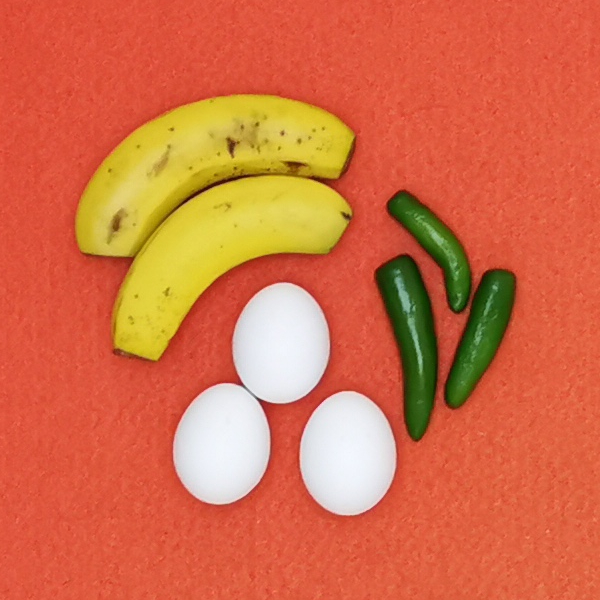
#> input picture Bayesian Classifier/Entrenamiento1.jpg, 600 x 600 px
$ python Ejercicio5.py
#> lines starting #> are read from the running program, lines starting #| are printed output that depends on the picture
#> the answer given: ../Bayesian Classifier/Entrenamiento1.jpg
from PIL import Image
import numpy as np
import matplotlib.pyplot as plt
from skimage import io, color
from tkinter import Tk, filedialog

def cargar_y_preparar_imagen(ruta_imagen):
    # Cargar la imagen
    imagen = Image.open(ruta_imagen)
#> imagen is the input picture: PIL image 600x600 RGB; mean R, G, B 212.5, 109.3, 71
    # Convertir a escala de grises
    imagen_gris = imagen.convert("L")
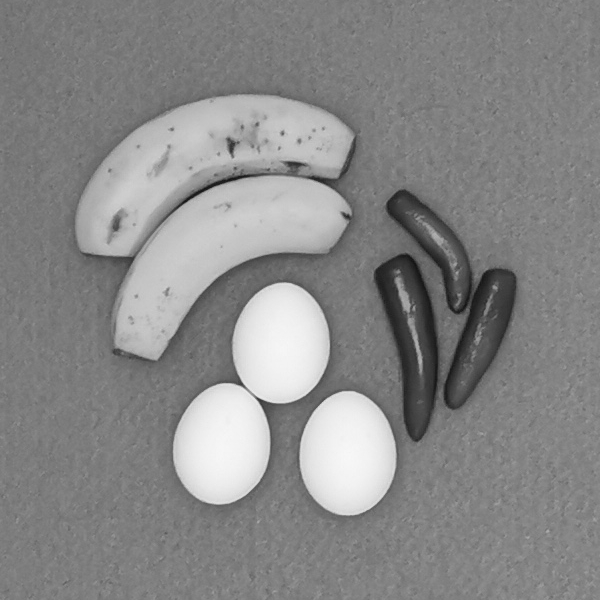
#> imagen_gris: PIL image 600x600 L; min 19, max 248, mean 135.8
    # Asegurarse que es cuadrada recortando el lado más largo
    lado_corto = min(imagen_gris.size)
#> lado_corto = 600
    imagen_cuadrada = imagen_gris.crop((0, 0, lado_corto, lado_corto))
    return imagen_cuadrada

def decimar_imagen(imagen):
    # Convertir la imagen a una matriz numpy
    arr = np.array(imagen)
    # Reducir a la mitad del tamaño mediante el promedio de grupos de 4 pixeles
    arr_decimada = arr.reshape((arr.shape[0]//2, 2, arr.shape[1]//2, 2)).mean(axis=(1, 3))
    # Convertir de nuevo a una imagen PIL
    imagen_decimada = Image.fromarray(arr_decimada.astype(np.uint8))
    return imagen_decimada

#Ruta de la imagen a procesar
ruta_imagen = filedialog.askopenfilename(
    title='Seleccionar archivo de imagen',
    filetypes=[
        ('Archivos de imagen', '*.tif;*.png;*.jpg;*.raw'),
        ('Todos los archivos', '*.*')
    ]
)

#Cargar, preparar y decimar la imagen
imagen_preparada = cargar_y_preparar_imagen(ruta_imagen)
imagen_decimada = decimar_imagen(imagen_preparada)

#Imprimir las resoluciones
print(f"Resolución de la imagen preparada: {imagen_preparada.size} (ancho x alto)")
#| Resolución de la imagen preparada: (600, 600) (ancho x alto)
print(f"Resolución de la imagen decimada: {imagen_decimada.size} (ancho x alto)")
#| Resolución de la imagen decimada: (300, 300) (ancho x alto)

#Mostrar la imagen original y la imagen decimada
imagen_preparada.show()
imagen_decimada.show()

#Guardar la imagen decimada si lo deseas
imagen_decimada.save('imagen_decimada.jpg')

$ run again, on Bayesian Classifier/Entrenamiento3.jpg
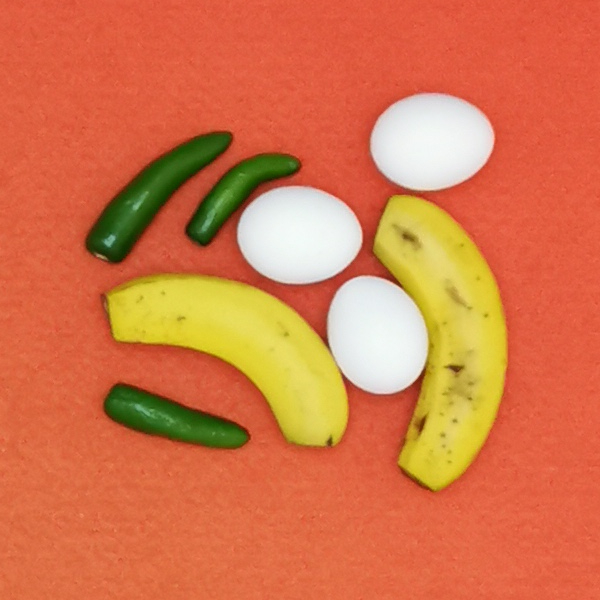
#> input picture Bayesian Classifier/Entrenamiento3.jpg, 600 x 600 px
#> in cargar_y_preparar_imagen, imagen is the input picture: PIL image 600x600 RGB; mean R, G, B 213.7, 117.3, 73.9
#> in cargar_y_preparar_imagen, `imagen_gris = imagen.convert("L")`:
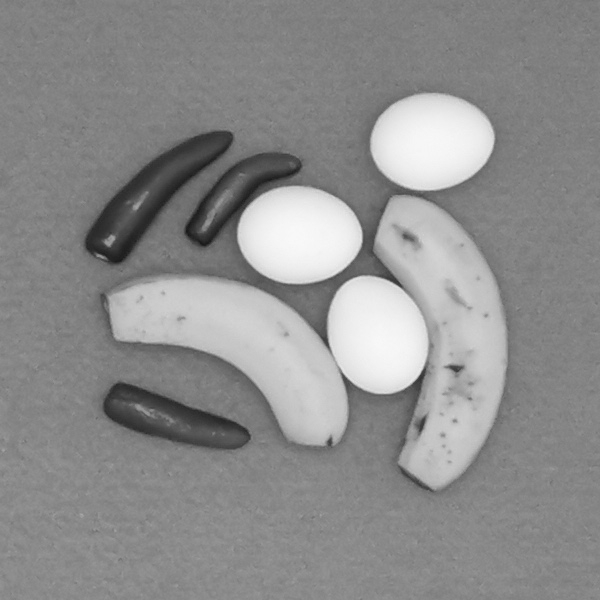
#> imagen_gris: PIL image 600x600 L; min 24, max 249, mean 141.2
#| Resolución de la imagen preparada: (600, 600) (ancho x alto)
#| Resolución de la imagen decimada: (300, 300) (ancho x alto)

$ run again, on Bayesian Classifier/Entrenamiento4.jpg
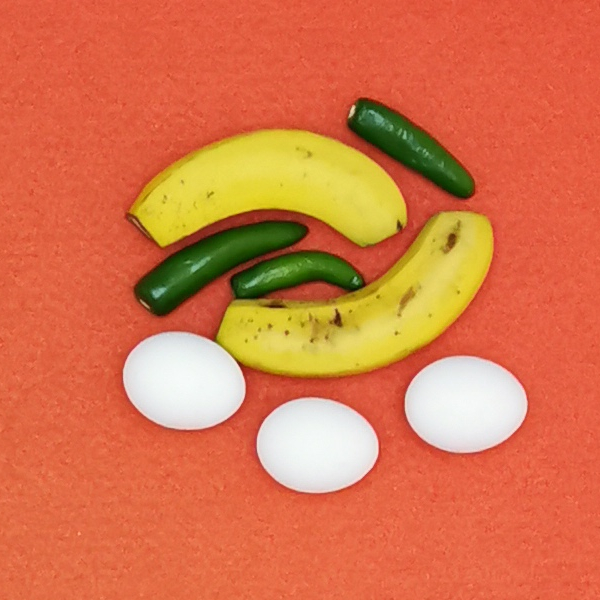
#> input picture Bayesian Classifier/Entrenamiento4.jpg, 600 x 600 px
#> in cargar_y_preparar_imagen, imagen is the input picture: PIL image 600x600 RGB; mean R, G, B 215.5, 116.2, 74
#> in cargar_y_preparar_imagen, `imagen_gris = imagen.convert("L")`:
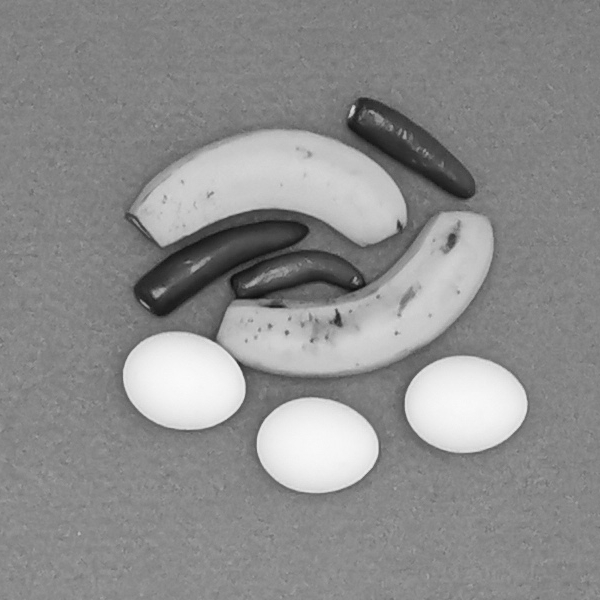
#> imagen_gris: PIL image 600x600 L; min 14, max 251, mean 141.1
#| Resolución de la imagen preparada: (600, 600) (ancho x alto)
#| Resolución de la imagen decimada: (300, 300) (ancho x alto)

$ run again, on Bayesian Classifier/Prueba1.jpg
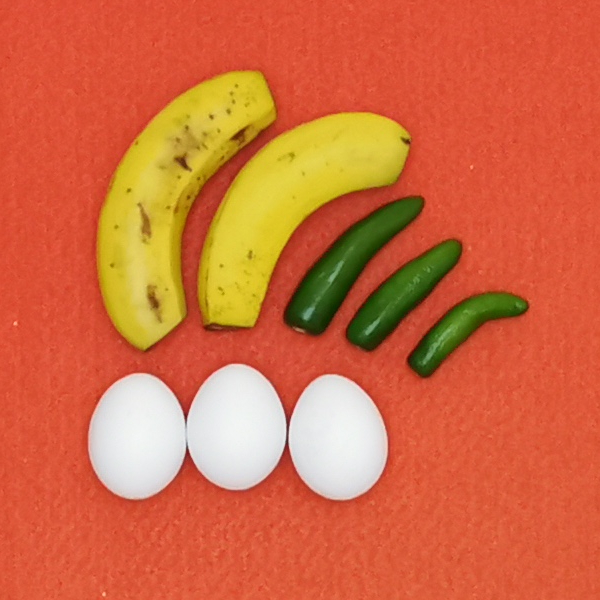
#> input picture Bayesian Classifier/Prueba1.jpg, 600 x 600 px
#> in cargar_y_preparar_imagen, imagen is the input picture: PIL image 600x600 RGB; mean R, G, B 209.6, 106.5, 65.3
#> in cargar_y_preparar_imagen, `imagen_gris = imagen.convert("L")`:
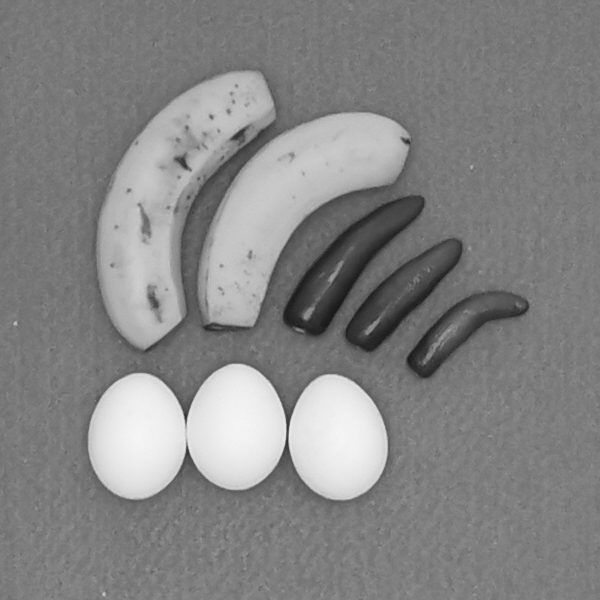
#> imagen_gris: PIL image 600x600 L; min 20, max 246, mean 132.6
#| Resolución de la imagen preparada: (600, 600) (ancho x alto)
#| Resolución de la imagen decimada: (300, 300) (ancho x alto)
